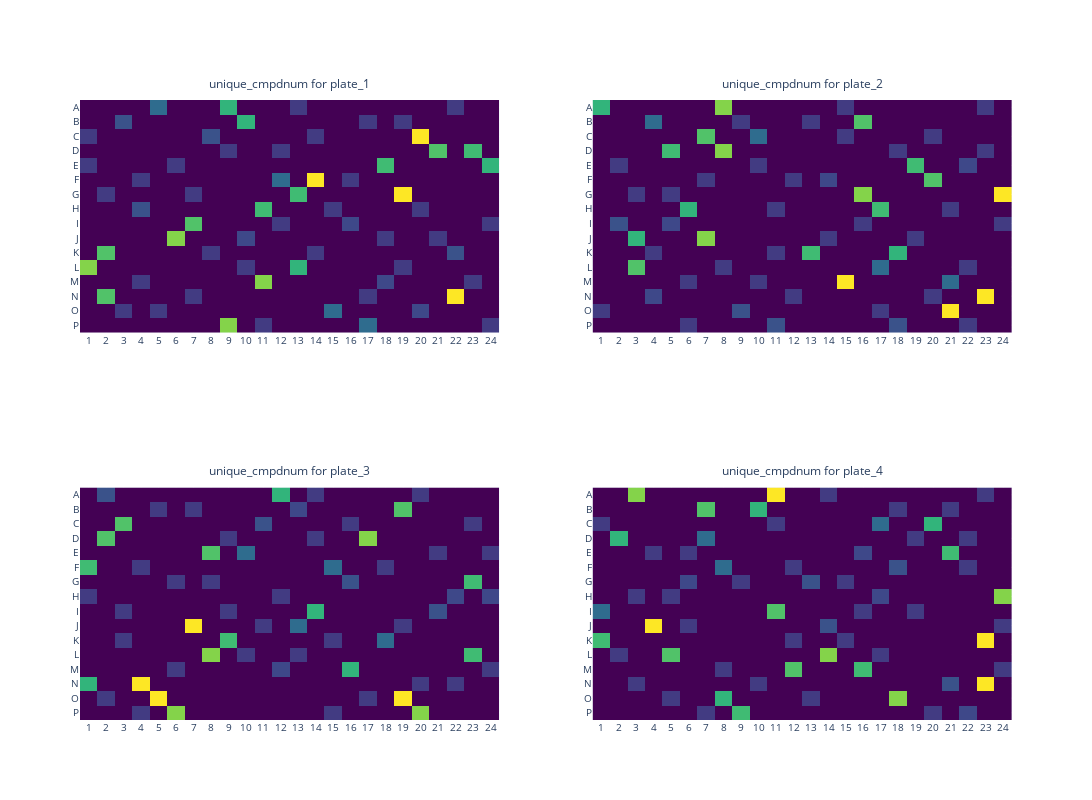

The cell this chart's notebook holds for it:
### Code cell
csv_path = "/home/jovyan/jonne/plaid/OASIS_PLAID_LAYOUTS/OASIS_JUMP-Target2_ECP/output/OASIS_JUMP-Target2_ECP_PLAID.csv"
df_plaid = pl.read_csv(csv_path)

unique_cmpd_mapping = (df_plaid.select("cmpdname").unique().with_row_index(name="unique_cmpdnum"))
df_plaid = df_plaid.join(unique_cmpd_mapping, on="cmpdname")

plate_heatmap(
    df=df_plaid,  
    #plate_names=["plate_1", "plate_2", "plate_3", "plate_4"],  
    highlight_compounds=["DMSO", "ctrl1", "ctrl2", "ctrl3", "ctrl4", "ctrl5", "ctrl6", "ctrl7", "ctrl8"],
    subplot_num_columns=2,  
    plot_size=400,  
    measurement="unique_cmpdnum", 
    plate_well_columns={
        "plates": "plateID",  
        "wells": "well",    
    },
    output_folder="platemaps",
    output_filename="OASIS_JUMP-Target2_ECP_PLAID.pdf",
    export_as_pdf=True,
    export_as_html=True
)

### Figure 1 — Plotly figure (JSON) as saved in the notebook; plotly's stock layout.template omitted (floating-point values rounded to 4 significant figures; data arrays with more than 128 entries replaced by an {"elided": "..."} marker saying what was removed)
{"data": [{"colorscale": [[0, "#440154"], [0.1111, "#482878"], [0.2222, "#3e4989"], [0.3333, "#31688e"], [0.4444, "#26828e"], [0.5556, "#1f9e89"], [0.6667, "#35b779"], [0.7778, "#6ece58"], [0.8889, "#b5de2b"], [1, "#fde725"]], "hoverinfo": "text", "hovertext": {"elided": "16x24 str values"}, "reversescale": false, "showscale": false, "type": "heatmap", "x": ["1", "2", "3", "4", "5", "6", "7", "8", "9", "10", "11", "12", "13", "14", "15", "16", "17", "18", "19", "20", "21", "22", "23", "24"], "xaxis": "x", "y": ["A", "B", "C", "D", "E", "F", "G", "H", "I", "J", "K", "L", "M", "N", "O", "P"], "yaxis": "y", "z": {"elided": "16x24 int values"}}, {"colorscale": [[0, "#440154"], [0.1111, "#482878"], [0.2222, "#3e4989"], [0.3333, "#31688e"], [0.4444, "#26828e"], [0.5556, "#1f9e89"], [0.6667, "#35b779"], [0.7778, "#6ece58"], [0.8889, "#b5de2b"], [1, "#fde725"]], "hoverinfo": "text", "hovertext": {"elided": "16x24 str values"}, "reversescale": false, "showscale": false, "type": "heatmap", "x": ["1", "2", "3", "4", "5", "6", "7", "8", "9", "10", "11", "12", "13", "14", "15", "16", "17", "18", "19", "20", "21", "22", "23", "24"], "xaxis": "x2", "y": ["A", "B", "C", "D", "E", "F", "G", "H", "I", "J", "K", "L", "M", "N", "O", "P"], "yaxis": "y2", "z": {"elided": "16x24 int values"}}, {"colorscale": [[0, "#440154"], [0.1111, "#482878"], [0.2222, "#3e4989"], [0.3333, "#31688e"], [0.4444, "#26828e"], [0.5556, "#1f9e89"], [0.6667, "#35b779"], [0.7778, "#6ece58"], [0.8889, "#b5de2b"], [1, "#fde725"]], "hoverinfo": "text", "hovertext": {"elided": "16x24 str values"}, "reversescale": false, "showscale": false, "type": "heatmap", "x": ["1", "2", "3", "4", "5", "6", "7", "8", "9", "10", "11", "12", "13", "14", "15", "16", "17", "18", "19", "20", "21", "22", "23", "24"], "xaxis": "x3", "y": ["A", "B", "C", "D", "E", "F", "G", "H", "I", "J", "K", "L", "M", "N", "O", "P"], "yaxis": "y3", "z": {"elided": "16x24 int values"}}, {"colorscale": [[0, "#440154"], [0.1111, "#482878"], [0.2222, "#3e4989"], [0.3333, "#31688e"], [0.4444, "#26828e"], [0.5556, "#1f9e89"], [0.6667, "#35b779"], [0.7778, "#6ece58"], [0.8889, "#b5de2b"], [1, "#fde725"]], "hoverinfo": "text", "hovertext": {"elided": "16x24 str values"}, "reversescale": false, "showscale": false, "type": "heatmap", "x": ["1", "2", "3", "4", "5", "6", "7", "8", "9", "10", "11", "12", "13", "14", "15", "16", "17", "18", "19", "20", "21", "22", "23", "24"], "xaxis": "x4", "y": ["A", "B", "C", "D", "E", "F", "G", "H", "I", "J", "K", "L", "M", "N", "O", "P"], "yaxis": "y4", "z": {"elided": "16x24 int values"}}], "layout": {"annotations": [{"font": {"size": 12}, "showarrow": false, "text": "unique_cmpdnum for plate_1", "x": 0.225, "xanchor": "center", "xref": "paper", "y": 1.01, "yanchor": "bottom", "yref": "paper"}, {"font": {"size": 12}, "showarrow": false, "text": "unique_cmpdnum for plate_2", "x": 0.775, "xanchor": "center", "xref": "paper", "y": 1.01, "yanchor": "bottom", "yref": "paper"}, {"font": {"size": 12}, "showarrow": false, "text": "unique_cmpdnum for plate_3", "x": 0.225, "xanchor": "center", "xref": "paper", "y": 0.385, "yanchor": "bottom", "yref": "paper"}, {"font": {"size": 12}, "showarrow": false, "text": "unique_cmpdnum for plate_4", "x": 0.775, "xanchor": "center", "xref": "paper", "y": 0.385, "yanchor": "bottom", "yref": "paper"}], "height": 800, "width": 1140, "xaxis": {"anchor": "y", "autorange": true, "domain": [0, 0.45], "nticks": 48, "range": [-0.5, 23.5], "side": "bottom", "tickfont": {"size": 10}, "type": "category"}, "xaxis2": {"anchor": "y2", "autorange": true, "domain": [0.55, 1], "nticks": 48, "range": [-0.5, 23.5], "side": "bottom", "tickfont": {"size": 10}, "type": "category"}, "xaxis3": {"anchor": "y3", "autorange": true, "domain": [0, 0.45], "nticks": 48, "range": [-0.5, 23.5], "side": "bottom", "tickfont": {"size": 10}, "type": "category"}, "xaxis4": {"anchor": "y4", "autorange": true, "domain": [0.55, 1], "nticks": 48, "range": [-0.5, 23.5], "side": "bottom", "tickfont": {"size": 10}, "type": "category"}, "yaxis": {"anchor": "x", "autorange": true, "domain": [0.625, 1], "range": [15.5, -0.5], "tickfont": {"size": 10}, "type": "category"}, "yaxis2": {"anchor": "x2", "autorange": true, "domain": [0.625, 1], "range": [15.5, -0.5], "tickfont": {"size": 10}, "type": "category"}, "yaxis3": {"anchor": "x3", "autorange": true, "domain": [0, 0.375], "range": [15.5, -0.5], "tickfont": {"size": 10}, "type": "category"}, "yaxis4": {"anchor": "x4", "autorange": true, "domain": [0, 0.375], "range": [15.5, -0.5], "tickfont": {"size": 10}, "type": "category"}}}
